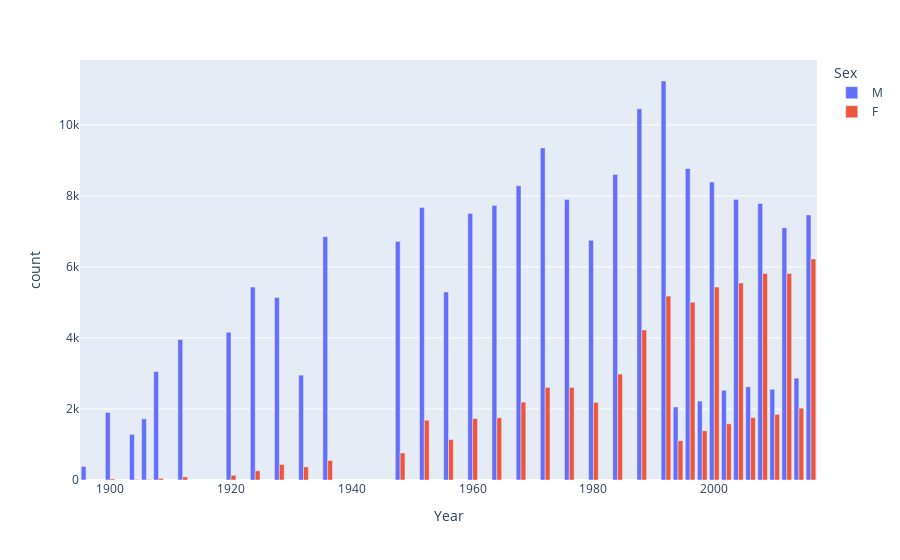

Notebook code for this chart:
### Code cell
df_sex = df.groupby(["Year", "Sex"]).Sex.count().reset_index(name="count")
px.bar(data_frame=df_sex, x="Year", y="count", color="Sex", barmode="group")

### Figure 1 — Plotly figure (JSON) as saved in the notebook; plotly's stock layout.template omitted (floating-point values rounded to 4 significant figures)
{"data": [{"alignmentgroup": "True", "hovertemplate": "Sex=M<br>Year=%{x}<br>count=%{y}<extra></extra>", "legendgroup": "M", "marker": {"color": "#636efa", "pattern": {"shape": ""}}, "name": "M", "offsetgroup": "M", "orientation": "v", "showlegend": true, "textposition": "auto", "type": "bar", "x": [1896, 1900, 1904, 1906, 1908, 1912, 1920, 1924, 1928, 1932, 1936, 1948, 1952, 1956, 1960, 1964, 1968, 1972, 1976, 1980, 1984, 1988, 1992, 1994, 1996, 1998, 2000, 2002, 2004, 2006, 2008, 2010, 2012, 2014, 2016], "xaxis": "x", "y": [380, 1903, 1285, 1722, 3054, 3953, 4158, 5432, 5137, 2952, 6852, 6719, 7676, 5295, 7505, 7728, 8286, 9351, 7896, 6751, 8605, 10453, 11235, 2055, 8772, 2221, 8390, 2527, 7897, 2625, 7786, 2555, 7105, 2868, 7465], "yaxis": "y"}, {"alignmentgroup": "True", "hovertemplate": "Sex=F<br>Year=%{x}<br>count=%{y}<extra></extra>", "legendgroup": "F", "marker": {"color": "#EF553B", "pattern": {"shape": ""}}, "name": "F", "offsetgroup": "F", "orientation": "v", "showlegend": true, "textposition": "auto", "type": "bar", "x": [1900, 1904, 1906, 1908, 1912, 1920, 1924, 1928, 1932, 1936, 1948, 1952, 1956, 1960, 1964, 1968, 1972, 1976, 1980, 1984, 1988, 1992, 1994, 1996, 1998, 2000, 2002, 2004, 2006, 2008, 2010, 2012, 2014, 2016], "xaxis": "x", "y": [33, 16, 11, 47, 87, 134, 261, 437, 369, 549, 761, 1682, 1139, 1730, 1752, 2193, 2608, 2606, 2186, 2983, 4223, 5178, 1105, 5008, 1384, 5431, 1582, 5546, 1757, 5816, 1847, 5815, 2023, 6223], "yaxis": "y"}], "layout": {"barmode": "group", "legend": {"title": {"text": "Sex"}, "tracegroupgap": 0}, "margin": {"t": 60}, "xaxis": {"anchor": "y", "domain": [0, 1], "title": {"text": "Year"}}, "yaxis": {"anchor": "x", "domain": [0, 1], "title": {"text": "count"}}}}
